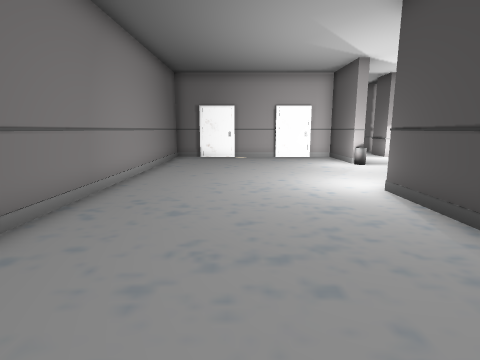
View 1 (above)

21 first-person views from a walk through a scene from a Unity 3-D project. The camera is 1.5 m above the floor, tilts 10° down and sees 80° across. The floor is counted in squares, 1 m on a side. Each view is taken from the middle of a square. On the plan, view 1 faces up. The plan holds only what a view shows up to about 14 squares ahead; the rest is blank. The place goes on beyond the plan. The player is left out. Some animated figures are not drawn.

View 2
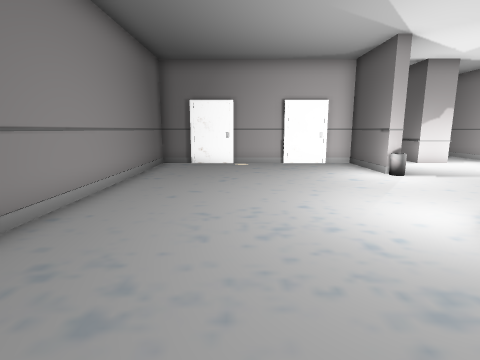

View 3
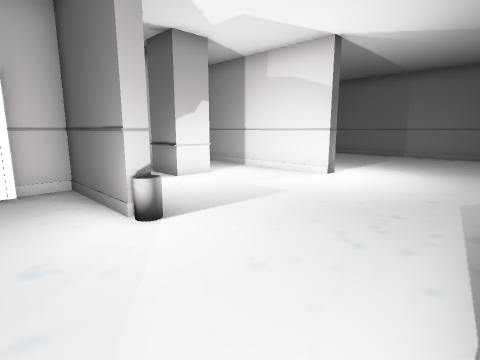

View 4
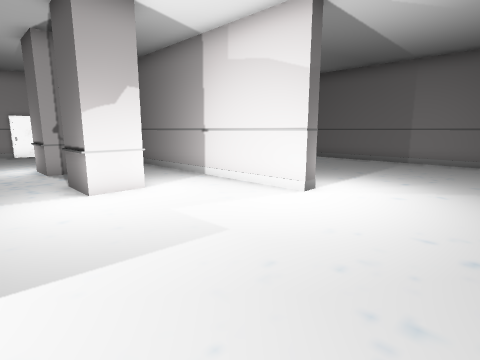

View 5
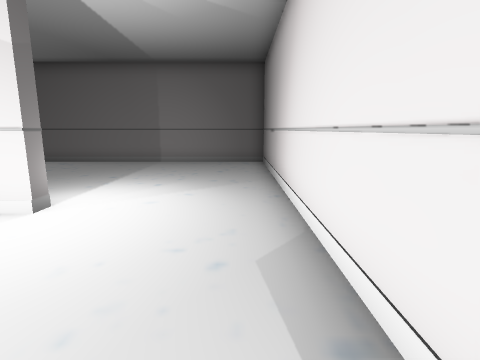

View 6
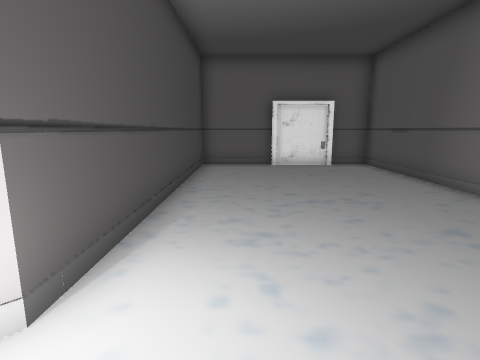

View 7
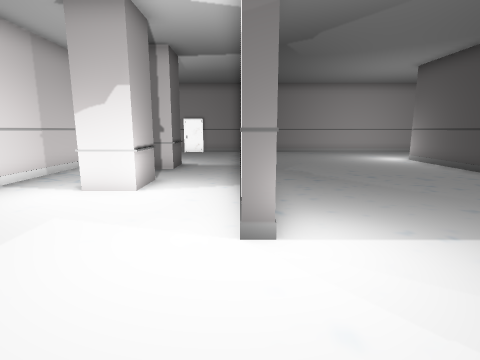

View 8
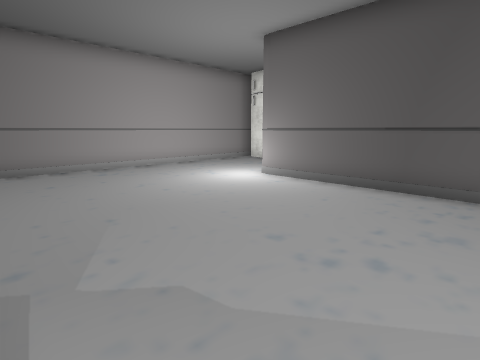

View 9
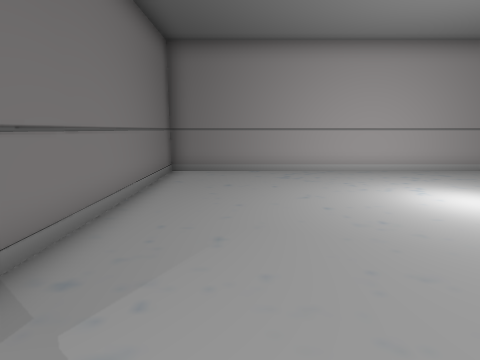

View 10
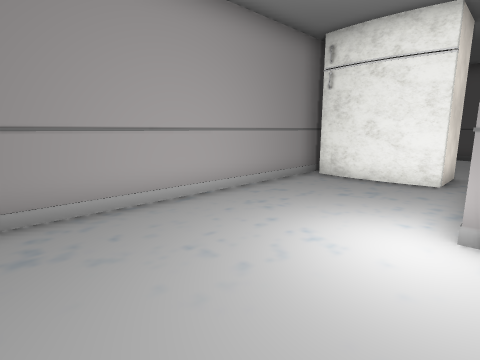

View 11
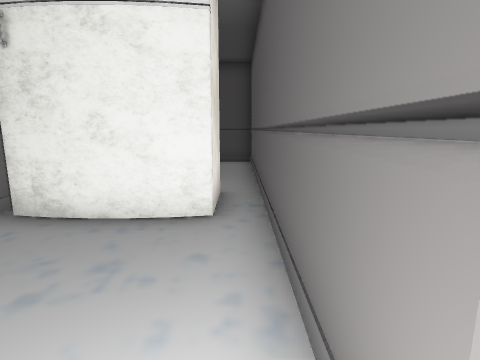

View 12
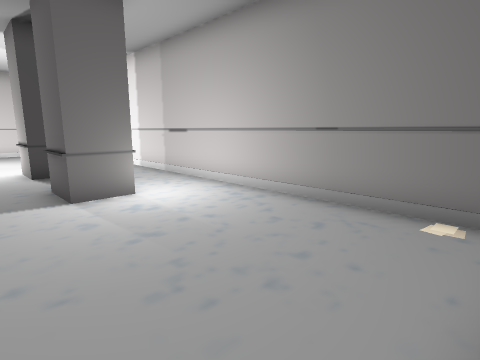

View 13
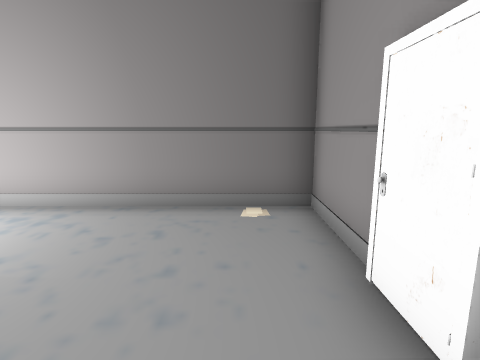

View 14
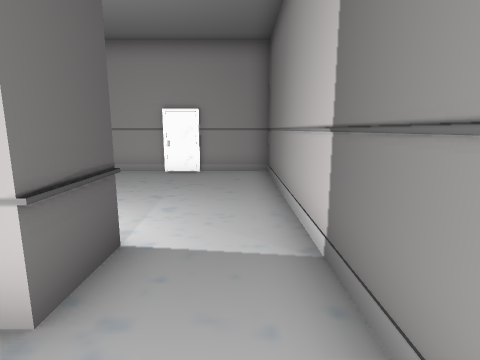

View 15
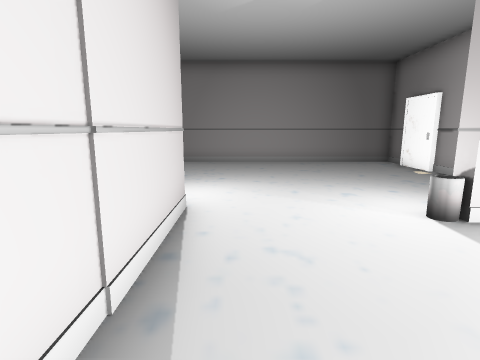

View 16
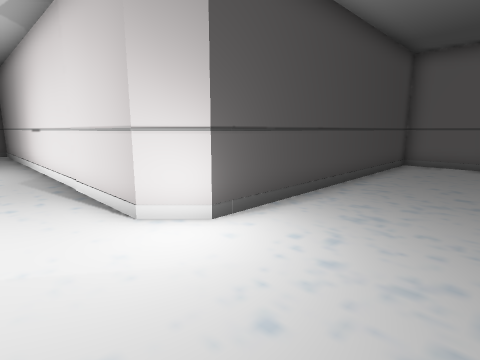

View 17
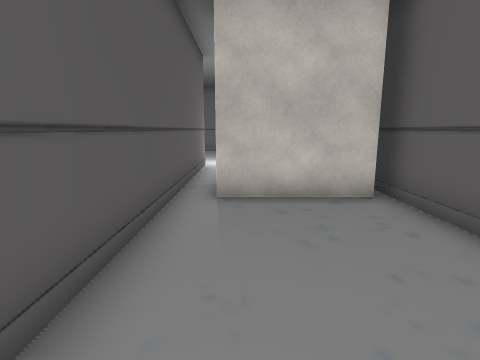

View 18
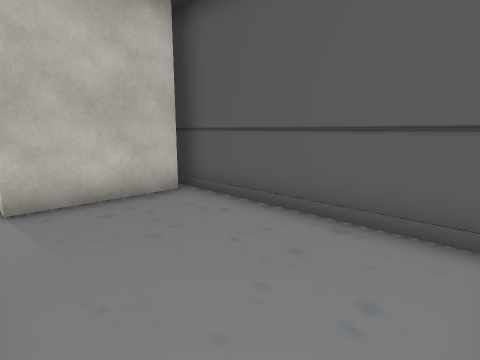

View 19
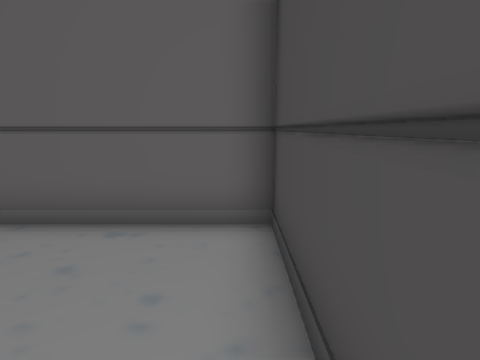

View 20
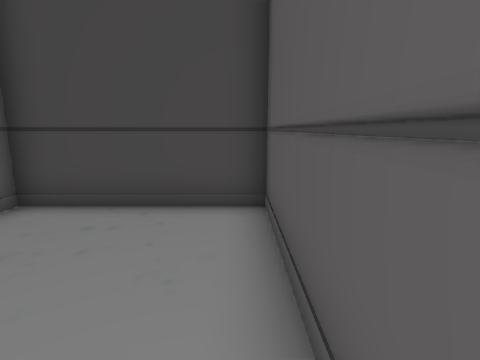

View 21
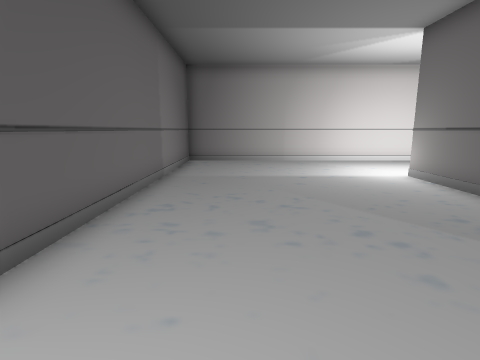

### Floor plan
Points are (right, up) in squares from view 1. A wall is a line through its corners. A room is listed if a view was taken in it or the views show most of it. See-through windows are left out.
Room 1 (views 1, 2, 3, 4, 5, 6, 7, 8, 9, 10, 11, 15, 16, 21)
walls: (12.5, 15.5) (12.5, 12.7) (12, 12.7) (12, 17.4); (9.4, 17.6) (9.4, 16) (8.1, 16) (8.1, 17.6); (5.5, 12.7) (5, 12.7) (5, 16) (-3.5, 16) (-3.5, 4); (5.5, 17.4) (5.5, 15.9); (-3.5, 2.5) (-3.5, -3.5) (-2, -3.5); (0.5, -3.5) (3.6, -3.5) (3.6, 7) (4.5, 7.9) (20.5, 7.9) (20.5, 23.5) (24.5, 23.5); (24.5, 28.4) (12.5, 28.4) (12.5, 20.8); (-2, -3.3) (0.8, -3.3)
ways out: opening at (10.5, 16.5) to room 3; opening at (25, 24) to room 4; opening at (6.5, 16.5) to room 5
objects: bin (5, 12)
Room 2 (views 12, 13)
walls: (8.1, 19.9) (8.1, 21.6) (9.4, 21.6) (9.4, 19.9); (12, 19.4) (12, 28.4) (5.5, 28.4) (5.5, 19.4)
ways out: opening at (10.5, 20.5) to room 3; opening at (6.5, 20.5) to room 5
Room 3 (view 14)
walls: (12, 17.4) (12, 19.4)
ways out: opening at (10.5, 16.5) to room 1; opening at (10.5, 20.5) to room 2; opening at (8.5, 18.5) to room 5
Room 4 (views 17, 18, 19, 20)
walls: (24.5, 23.5) (33.5, 23.5) (33.5, 28.4) (24.5, 28.4)
ways out: opening at (25, 24) to room 1
objects: other object (25, 25) to (27, 28)
Room 5 (no view inside)
walls: (5.5, 19.4) (5.5, 17.4); (8.9, 17.6) (9.4, 17.6); (9.4, 19.9) (8.1, 19.9)
ways out: opening at (6.5, 16.5) to room 1; opening at (6.5, 20.5) to room 2; opening at (8.5, 18.5) to room 3

Positions as (right, up) in squares from view 1, and headings:
1: (0, 0), facing up
2: (0, 3), facing up
3: (3, 8), facing up-right
4: (6, 9), facing up-right
5: (7, 9), facing right
6: (2, 9), facing down
7: (12, 9), facing up
8: (13, 17), facing up-right
9: (15, 18), facing up
10: (16, 23), facing up-right
11: (20, 24), facing right
12: (11, 28), facing down-left
13: (11, 27), facing left
14: (11, 18), facing up
15: (10, 9), facing left
16: (0, 10), facing down-right
17: (33, 25), facing left
18: (33, 24), facing up-left
19: (33, 24), facing up
20: (28, 24), facing right
21: (18, 22), facing down
